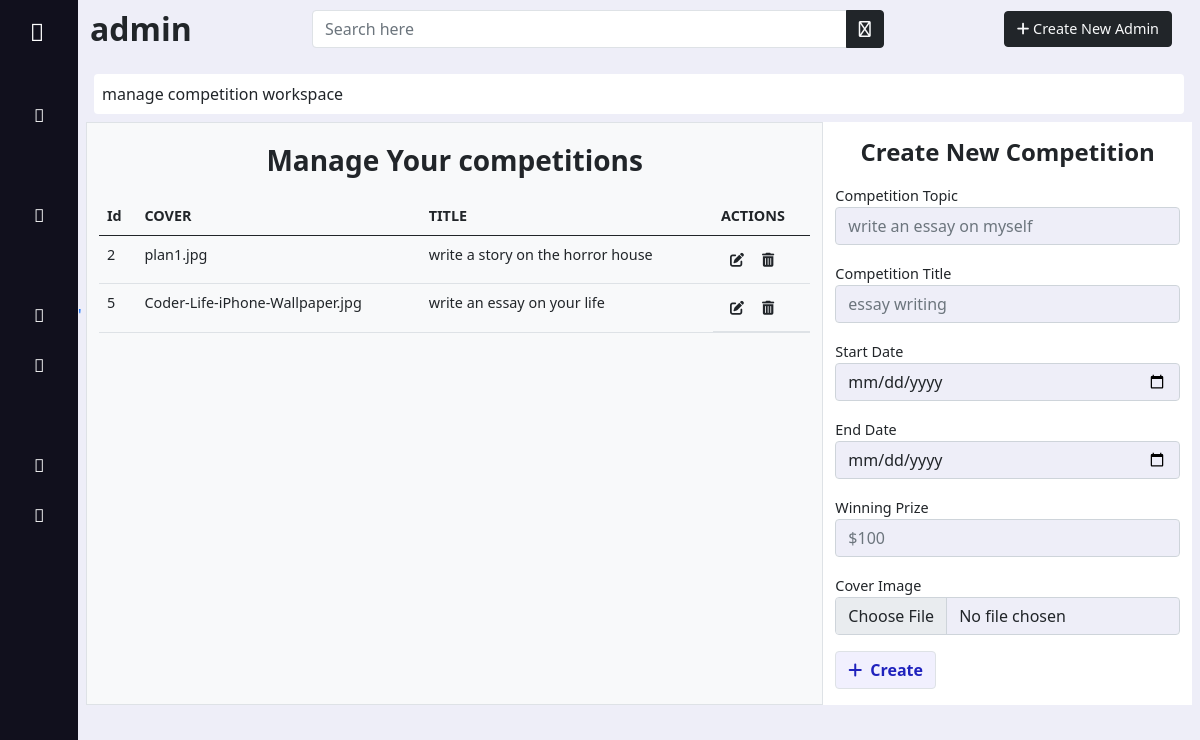
Screenshot of /admin/competitions.php (signed in) with the database file from the repository.
### tables this page shows
CREATE TABLE `competitions` (
  `competition_id` int(11) NOT NULL,
  `competition_cover` varchar(400) NOT NULL,
  `competition_topic` varchar(255) NOT NULL,
  `competition_title` varchar(255) NOT NULL,
  `competition_start_date` varchar(255) NOT NULL,
  `competition_end_date` varchar(255) NOT NULL,
  `competition_prize` varchar(255) NOT NULL
);

### admin/competitions.php (the view, shortened to what this page needs)
<!doctype html>
<html lang="en">
<head>
    <link rel="stylesheet" href="../assets/bootstrap/css/bootstrap.min.css">
    <link rel="stylesheet" href="../assets/fontawesome/css/all.min.css">
    <link rel="stylesheet" href="../assets/fontawesome/css/fontawesome.min.css">
    <link rel="stylesheet" href="admin.css">
    <link rel="stylesheet" href="https://site-assets.fontawesome.com/releases/v6.1.2/css/all.css">
</head>
<body>
    <?php require '_asider.php'; ?>
    <main class="">
        <?php require '_header.php'; ?>
        <div class="row col-12 mx-auto d-flex justify-content-center rounded p-2">
            <div class="w-100 p-2   fs-6">
                <p style="background:white;" class=" rounded p-2 m-0">manage competition workspace</p>
            </div>
            <?php
               include '../conn.php';
               $sql = "SELECT * FROM `competitions`";
               $run = mysqli_query($con, $sql);
               ?>
            <div class="col-8 border bg-light" style="max-height: 90vh;overflow:scroll;">
                <p class=" rounded p-2 my-2 fs-3 fw-bolder text-center">Manage Your competitions</p>
                <table class="table border-bottom">
                    <thead>
                        <tr class="" style="font-weight: 600;font-size:.9rem;">
                            <td scope="col">Id</td>
                            <td scope="col">COVER</td>
                            <td scope="col">TITLE</td>
                            <td scope="col">ACTIONS</td>
                        </tr>
                    </thead>
                    <tbody style="font-size: .9rem; overflow-y:scroll;">
                        <?php
                           while ($row = mysqli_fetch_array($run)) {
                           ?>
                            <tr>
                                <td><?php echo $row[0]  ?></td>
                                <td><?php echo $row[1]  ?></td>
                                <td><?php echo $row[2]  ?></td>
                                <td class="d-flex ">
                                    <a href="edit_competition.php?comp_id=<?php echo $row[0] ?>" class="btn  text-dark btn-sm"><i class="fa-solid fa-pen-to-square"></i></a>
                                    <a href="./delete.php?comp_id=<?php echo $row[0] ?>" class="btn text-dark btn-sm"><i class="fa-solid fa-trash-can"></i>
                                    </a>
                                </td>
                            </tr>
                        <?php
                           }
                           ?>
                    </tbody>
                </table>
            </div>
            <div class="form-container col-12 col-md-6 col-lg-4   " style="background:white;">
                <h4 class="text-dark fw-bold text-center my-3">Create New Competition</h4>
                <form method="post" enctype="multipart/form-data">
                    <div class="mb-3">
                        <label class="form-label mb-0 " style="font-size:.9rem;font-weight:500;">Competition Topic</label>
                        <input style="background-color: #EEEEF8;" type="text" class="form-control" placeholder="write an essay on myself" name="comp_topic">
                    </div>
                    <div class="mb-3">
                        <label class="form-label mb-0 " style="font-size:.9rem;font-weight:500;">Competition Title</label>
                        <input style="background-color: #EEEEF8;" class="form-control" type="text" name="comp_title" placeholder="essay writing">
                    </div>
                    <div class="mb-3">
                        <label class="form-label mb-0 " style="font-size:.9rem;font-weight:500;">Start Date</label>
                        <input style="background-color: #EEEEF8;" class="form-control" type="date" name="comp_start_date">
                    </div>
                    <div class="mb-3">
                        <label class="form-label mb-0 " style="font-size:.9rem;font-weight:500;">End Date</label>
                        <input style="background-color: #EEEEF8;" class="form-control" type="date" name="comp_end_date">
                    </div>
                    <div class="mb-3">
                        <label class="form-label mb-0 " style="font-size:.9rem;font-weight:500;">Winning Prize</label>
                        <input style="background-color: #EEEEF8;" class="form-control" type="text" name="comp_prize" placeholder="$100">
                    </div>
                    <div class="mb-3">
                        <label class="form-label mb-0 " style="font-size:.9rem;font-weight:500;">Cover Image</label>
                        <input style="background-color: #EEEEF8;" class="form-control" type="file" name="comp_cover" placeholder="$100">
                    </div>
                    <div class="mb-3 ">
                        <button class="btn btn border  btn-md " style="background:#F1F0FE;color:#1f22bd;font-weight:600;" name="competition" type="submit"><i class="fa-solid fa-plus me-2"></i>Create</button>
                    </div>
                </form>
            </div>
        </div>
    </main>
</body>
</html>

### admin/admin.css (style rules this page uses)
* { margin: 0; padding: 0; box-sizing: border-box; }
body { background: #eeeef8 !important; }
main { left: 78px ; background-color: #eeeef8 !important; position: relative; width: calc(100% - 78px) !important; }

### rows the page displays
competitions: competition_id "2", competition_cover "plan1.jpg", competition_topic "write a story on the horror house"
competitions: competition_id "5", competition_cover "Coder-Life-iPhone-Wallpaper.jpg", competition_topic "write an essay on your life"

### other values shown
$_SESSION['admin'] "admin"
